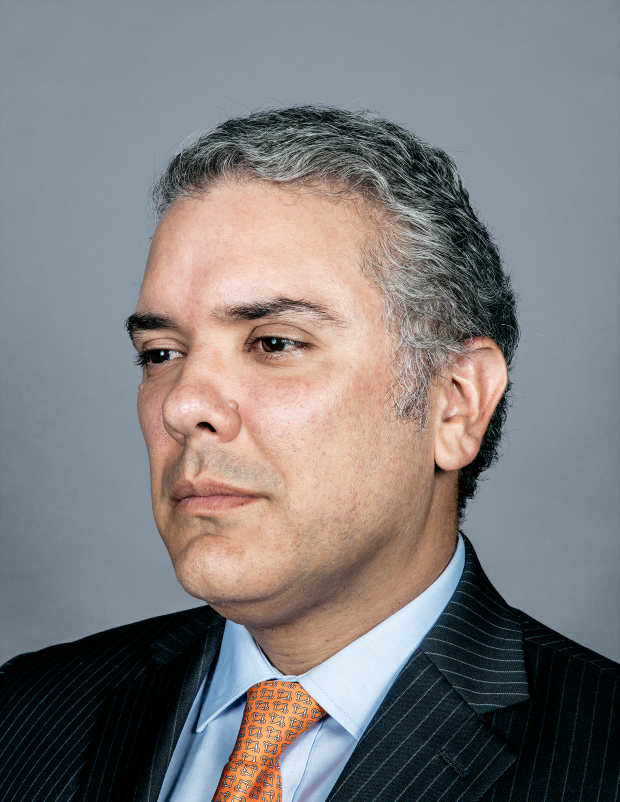
#> input picture Face_Recognition/duque1.jpg, 1859 x 2405 px (shown at 1/3 size)
$ python -i train_face_eigen.py   (imports and definitions only)   (Python 2 division)   (older library calls are emulated)
#> lines starting #> are read from the running program, lines starting #| are printed output that depends on the picture
#> further down, picture is the input picture: shape (2405, 1859, 3); mean B, G, R 126.5, 125.2, 127
# --------------------------------------
# The base of this code is from:
# https://github.com/tanay-bits/cvlib/blob/master/Face%20Recognition/face_train_eigen.py
# --------------------------------------

import numpy as np
import cv2
import sys
import os

FREQ_DIV = 5
RESIZE_FACTOR = 4
NUM_TRAINING = 100 # maximum amount of images

class TrainEigenFaces:
 def __init__(self): # first function to be executed
  # path of the file to recognize faces
  cascPath = "haarcascadeData/haarcascade_frontalface_default.xml"
  # load file
  self.face_cascade = cv2.CascadeClassifier(cascPath)
  if len(sys.argv) < 2:
   print "usage: set face-directory <base_path>"
   sys.exit(1)
  # dir to save the faces
  self.face_dir = sys.argv[1]
  # name of the face
  '''
  self.face_name = sys.argv[2]
  # create path of the file
  self.path = os.path.join(self.face_dir, self.face_name)
  if not os.path.isdir(self.path): # if doesn't exist the dir
   os.mkdir(self.path) # create directory
  '''
  # start eigen face recognizer
  #self.model = cv2.face.createEigenFaceRecognizer()
  self.model = cv2.face.EigenFaceRecognizer_create()
  self.count_captures = 0 # data for the capture video
  self.count_timer = 0 # data for the capture video

 def capture_training_images(self): # train dataset with faces got through the camera
  video_capture = cv2.VideoCapture(0) # set camera
  while True:
   self.count_timer += 1
   ret, frame = video_capture.read() # read frame
   inImg = np.array(frame) # transform frame to array
   outImg = self.process_image(inImg)
   cv2.imShow('Video', outImg)

   # release the capture on pressing 'q'
   if cv2.waitKey(1) & 0xFF == ord('q'):
    video_capture.release() # free the capture
    cv2.destroyAllWindows() # delete memory and frames
    return

 def process_image(self, inImg): # process the image
  frame = cv2.flip(inImg, 1) # flip (turn) image over y-axis
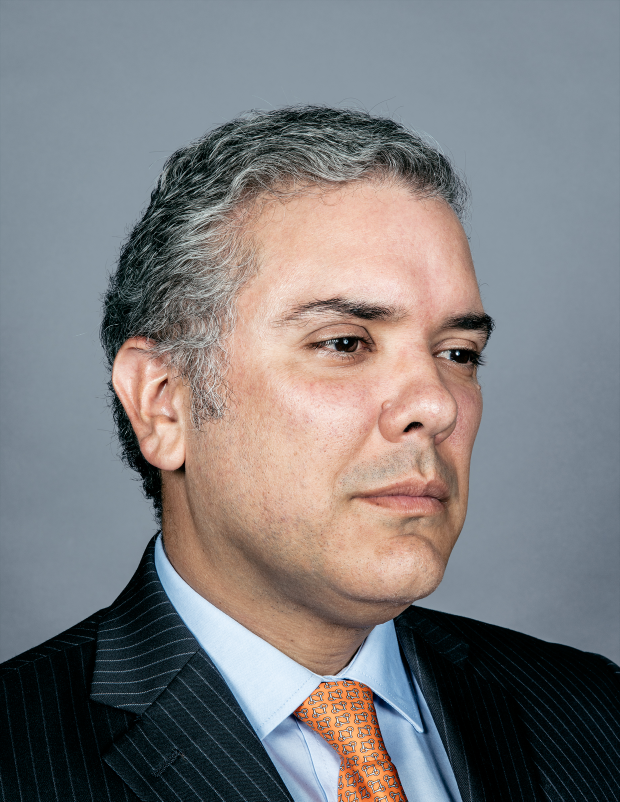
#> frame: shape (2405, 1859, 3) (shown at 1/3 size); mean B, G, R 126.5, 125.2, 127
  rezised_width, resized_height = (112,92) # parameters to rezise image
  if self.count_captures < NUM_TRAINING:
   gray = cv2.cvtColor(frame, cv2.COLOR_BGR2GRAY) # gray scale
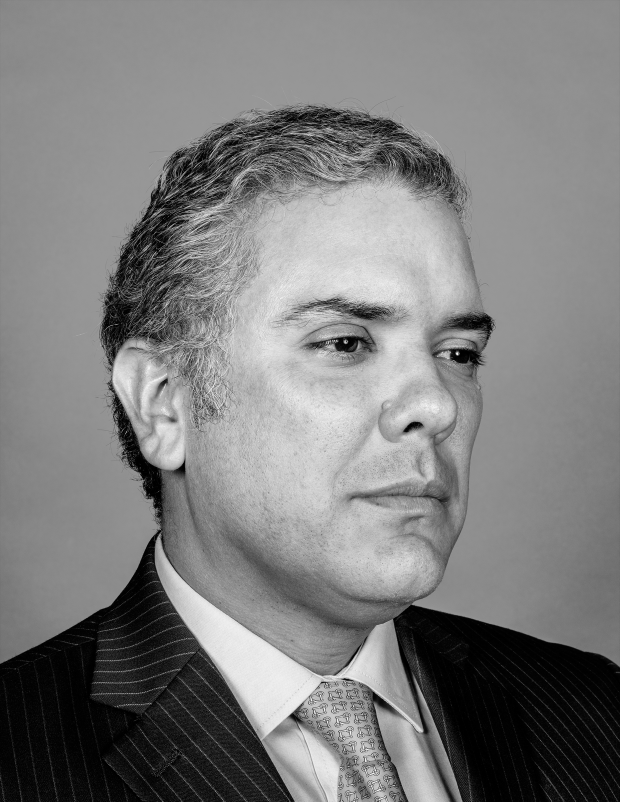
#> gray: shape (2405, 1859) (shown at 1/3 size); min 0, max 255, mean 125.9
   # resize image
   gray_resized = cv2.resize(gray, (gray.shape[1]/RESIZE_FACTOR, gray.shape[0]/RESIZE_FACTOR))
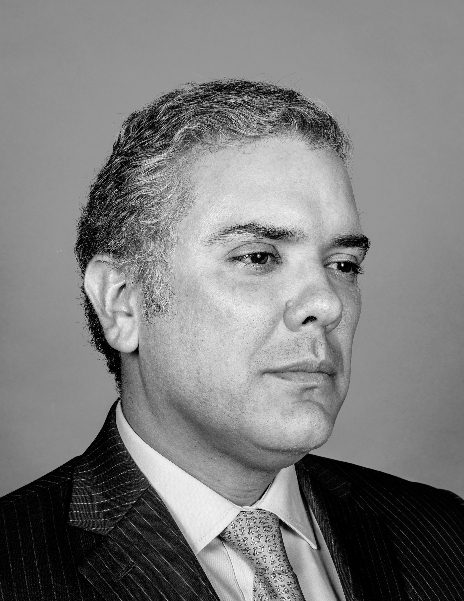
#> gray_resized: shape (601, 464); min 0, max 255, mean 125.8
   # set values to identify faces
   faces = self.face_cascade.detectMultiScale(
   	gray_resized,
   	scaleFactor=1.1,
   	minNeighbors=5,
   	minSize=(30,30),
   	flags=cv2.cv.CV_HAAR_SCALE_IMAGE
   )
#> faces = [[158, 149, 276, 276]]
   if len(faces) > 0: # if found a face
    areas = []
    for (x,y,w,h) in faces:
     areas.append(w*h)
#> this loop made 1 pass
#> after the loop, areas = [76176]
    max_area, idx = max([(val,idx) for idx,val in enumerate(areas)])
#> max_area = 76176; idx = 0
    face_sel = faces[idx]
#> face_sel = [158, 149, 276, 276]

    x = face_sel[0]*RESIZE_FACTOR
#> x = 632
    y = face_sel[1]*RESIZE_FACTOR
#> y = 596
    w = face_sel[2]*RESIZE_FACTOR
#> w = 1104
    h = face_sel[3]*RESIZE_FACTOR
#> h = 1104

    face = gray[y:y+h, x:x+w]
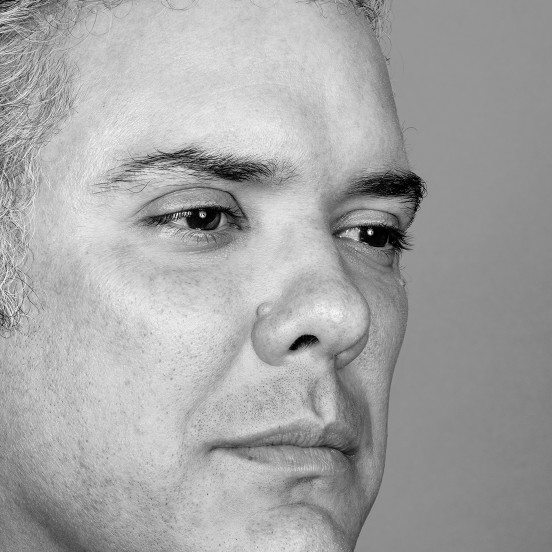
#> face: shape (1104, 1104) (shown at 1/2 size); min 0, max 255, mean 164.8
#> (the run stopped early here; a loop or call above may not have finished)

$ run again, on Face_Recognition/duque2.jpg
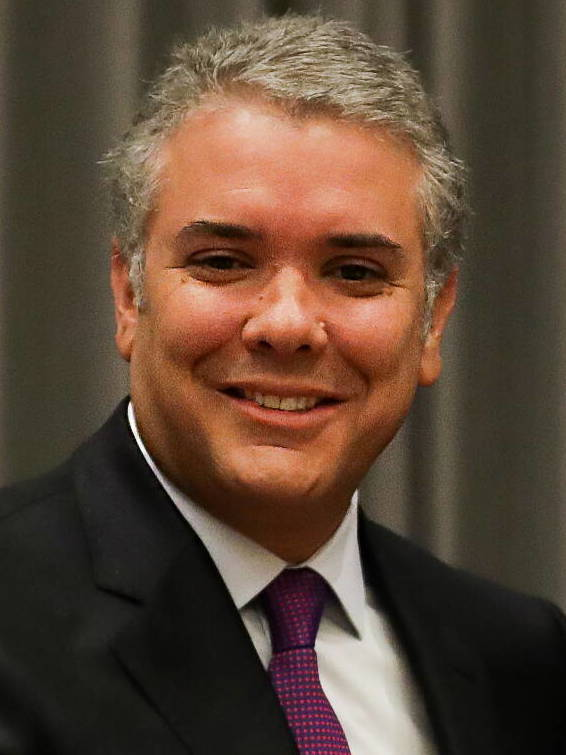
#> input picture Face_Recognition/duque2.jpg, 566 x 755 px
#> picture is the input picture: shape (755, 566, 3); mean B, G, R 54.6, 70, 91.4
#> in process_image, `gray_resized = cv2.resize(gray, (gray.shape[1]/RESIZE_FACTOR, gray.sha..`:
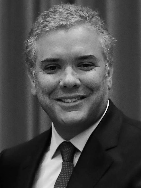
#> gray_resized: shape (188, 141); min 1, max 249, mean 74.6
#> faces = [[19, 26, 100, 100]]
#> the loop in process_image, `for (x,y,w,h) in faces:` made 1 pass
#> after the loop in process_image, `for (x,y,w,h) in faces:`: areas = [10000]
#> max_area = 10000; idx = 0
#> face_sel = [19, 26, 100, 100]
#> in process_image, `x = face_sel[0]*RESIZE_FACTOR`: x = 76
#> in process_image, `y = face_sel[1]*RESIZE_FACTOR`: y = 104
#> in process_image, `w = face_sel[2]*RESIZE_FACTOR`: w = 400
#> in process_image, `face = gray[y:y+h, x:x+w]`:
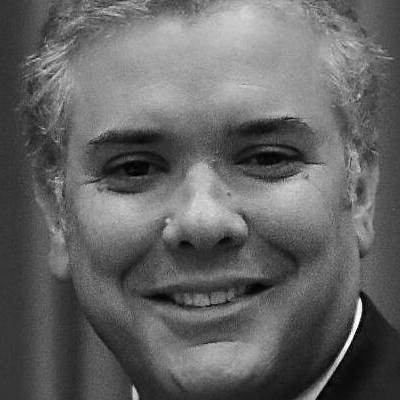
#> face: shape (400, 400); min 0, max 255, mean 99.9

$ run again, on Face_Recognition/guaido.jpg
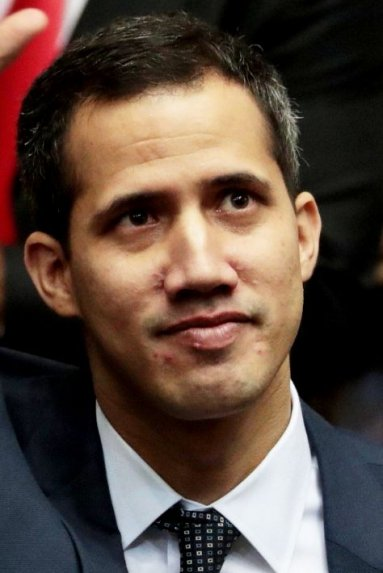
#> input picture Face_Recognition/guaido.jpg, 383 x 573 px
#> picture is the input picture: shape (573, 383, 3); mean B, G, R 63.1, 72.6, 90.4
#> in process_image, `gray_resized = cv2.resize(gray, (gray.shape[1]/RESIZE_FACTOR, gray.sha..`:
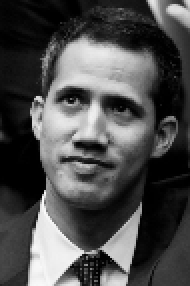
#> gray_resized: shape (143, 95) (shown 2 times larger); min 0, max 251, mean 76.7
#> faces = [[10, 24, 73, 73]]
#> the loop in process_image, `for (x,y,w,h) in faces:` made 1 pass
#> after the loop in process_image, `for (x,y,w,h) in faces:`: areas = [5329]
#> max_area = 5329; idx = 0
#> face_sel = [10, 24, 73, 73]
#> in process_image, `x = face_sel[0]*RESIZE_FACTOR`: x = 40
#> in process_image, `y = face_sel[1]*RESIZE_FACTOR`: y = 96
#> in process_image, `w = face_sel[2]*RESIZE_FACTOR`: w = 292
#> in process_image, `face = gray[y:y+h, x:x+w]`:
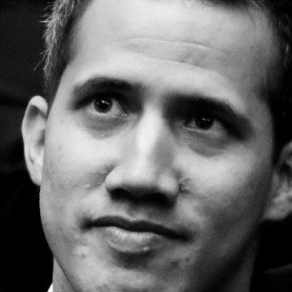
#> face: shape (292, 292); min 0, max 253, mean 104.6
